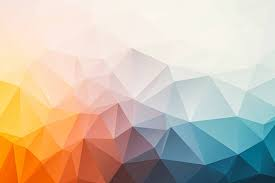
#> input picture filter3.jpg, 275 x 183 px, given in place of portrait.jpg, which was not available
$ python instafilter.py
#> lines starting #> are read from the running program, lines starting #| are printed output that depends on the picture; pictures that were not available may be replaced by others from this repository, and a replacement may not be noted
#Import Image from PIL
import os
from PIL import Image

#Load Images into Objects
print(os.listdir())
base_img= Image.open("portrait.jpg")
#> base_img is the input picture: PIL image 275x183 RGB; mean R, G, B 205.9, 190.7, 173.4
img_filter=Image.open("filter3.jpg")

#Set O/P Image size
size=(750,750)

#Resize all the images to o/p size
base_img=base_img.resize(size)
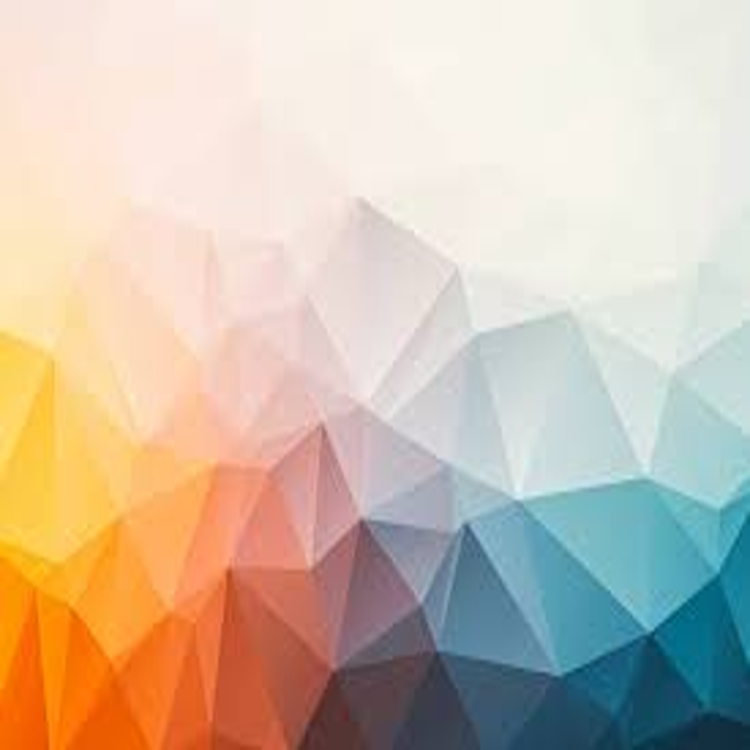
#> base_img: PIL image 750x750 RGB; mean R, G, B 205.9, 190.7, 173.4
img_filter=img_filter.resize(size)

#split each image into RGB vectors
r,g,b=base_img.split()
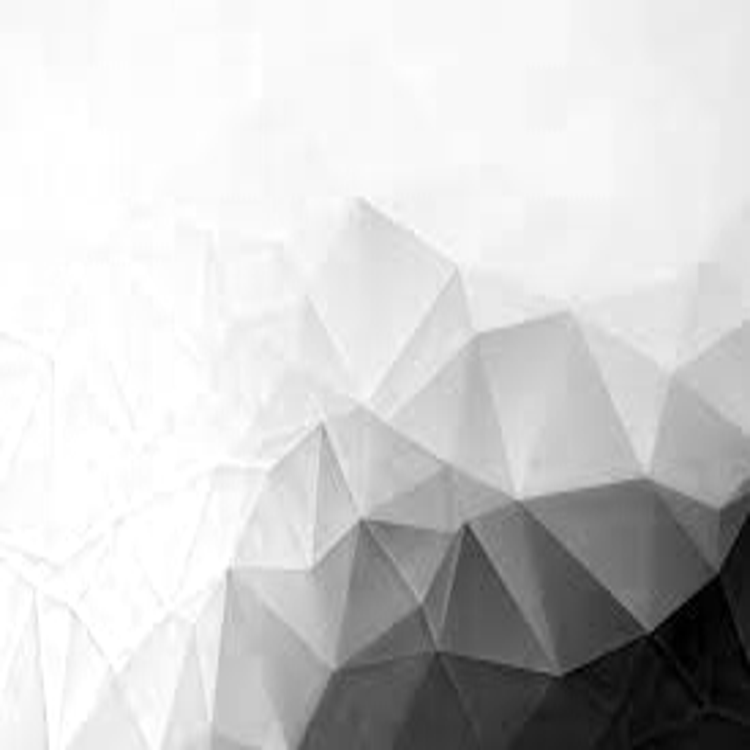
#> r: PIL image 750x750 L; min 0, max 255, mean 205.9
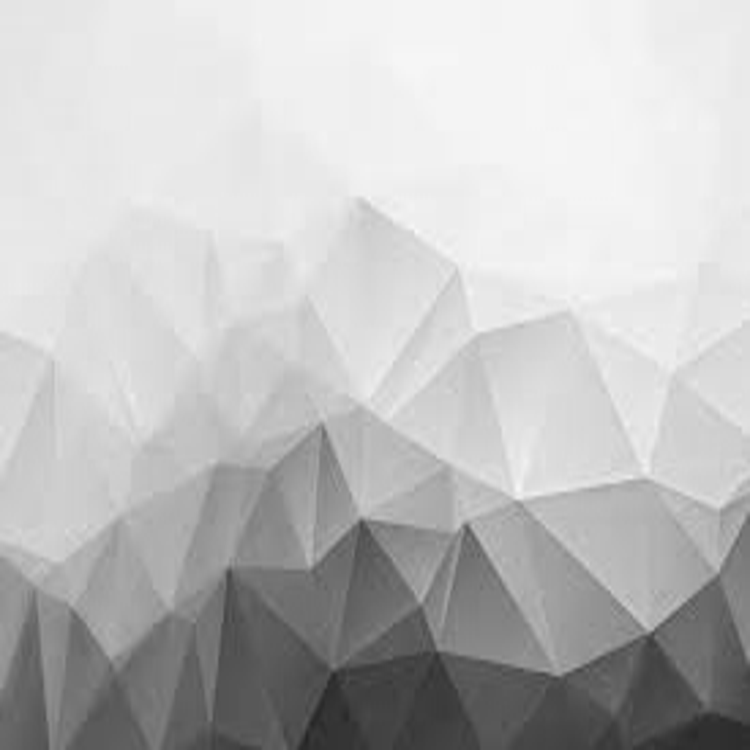
#> g: PIL image 750x750 L; min 36, max 249, mean 190.7
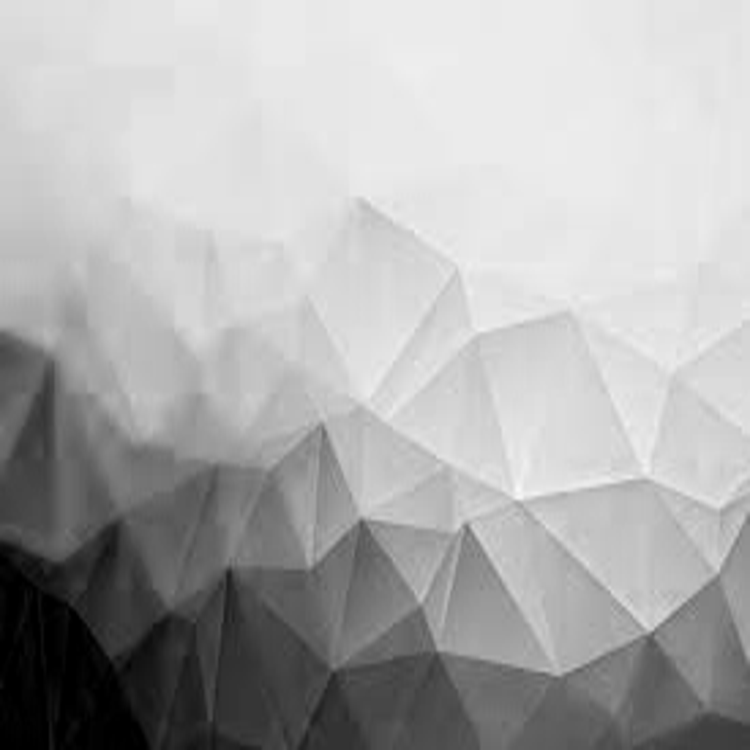
#> b: PIL image 750x750 L; min 0, max 249, mean 173.4
R,G,B=img_filter.split()

#Merge RGB vectors from digfrent images
im=Image.merge("RGB", (r,G,b))
im.show()
im.save('1_merged.jpg')
